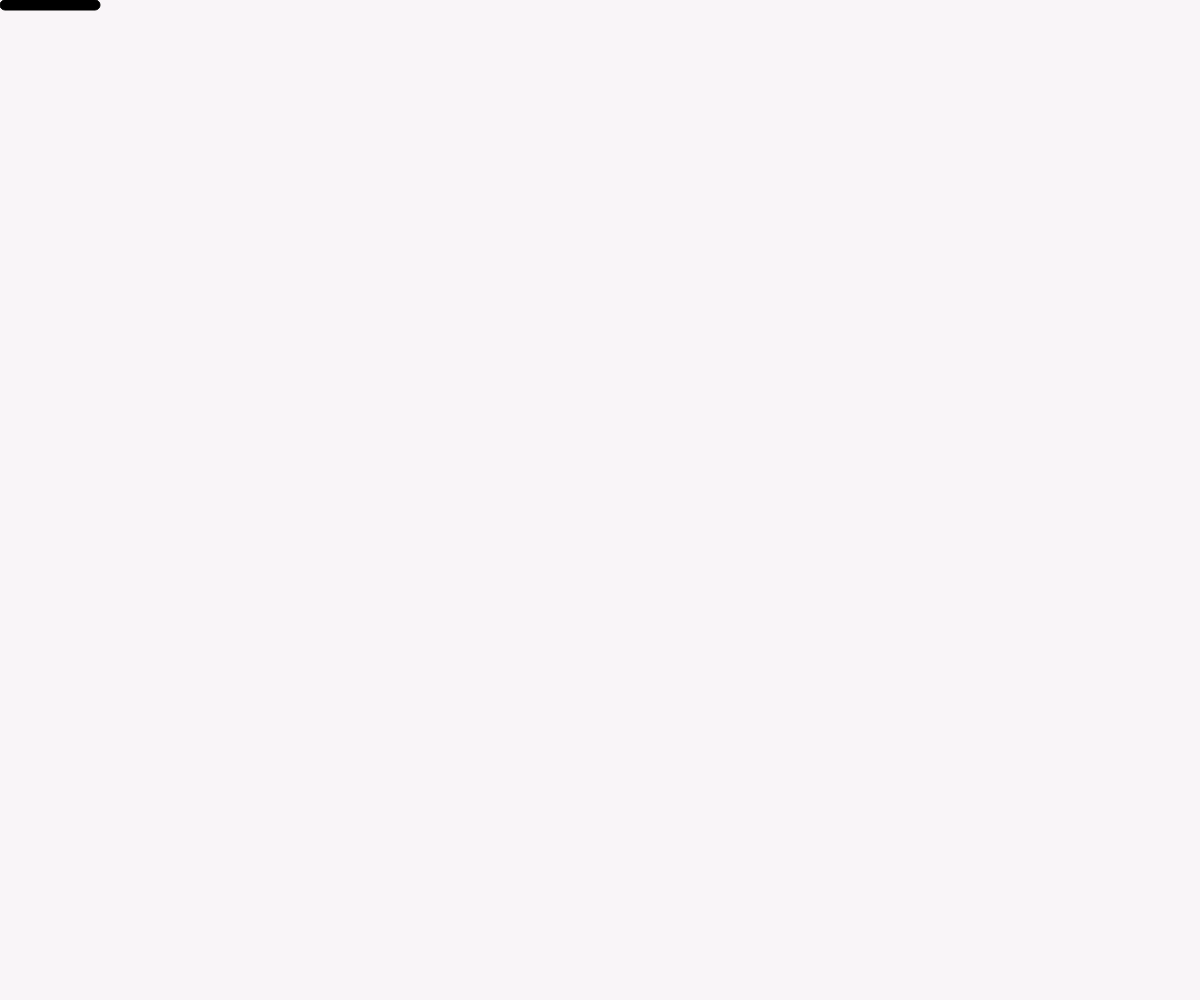
Frame 1 (no input)
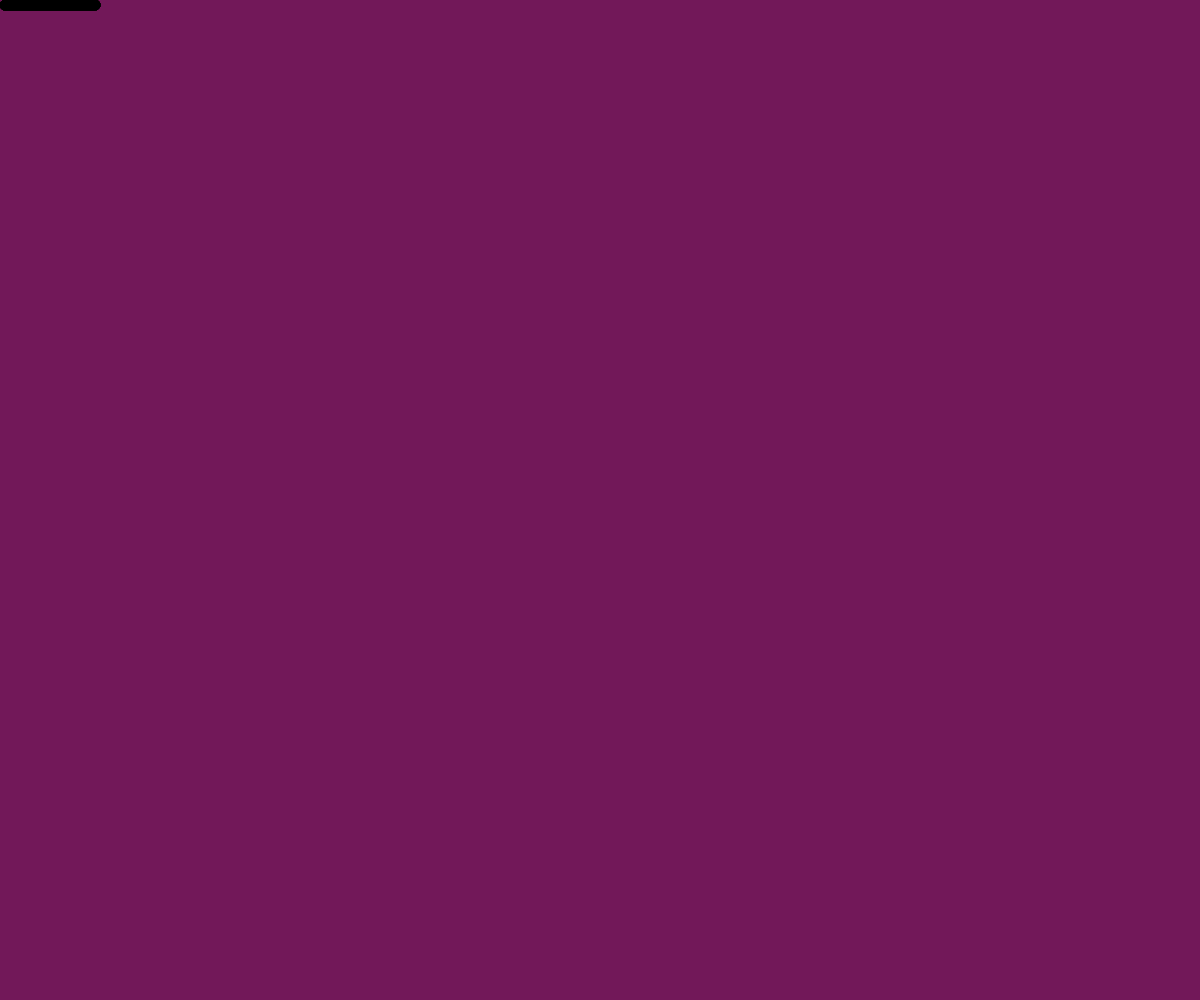
Frame 60 (no input)
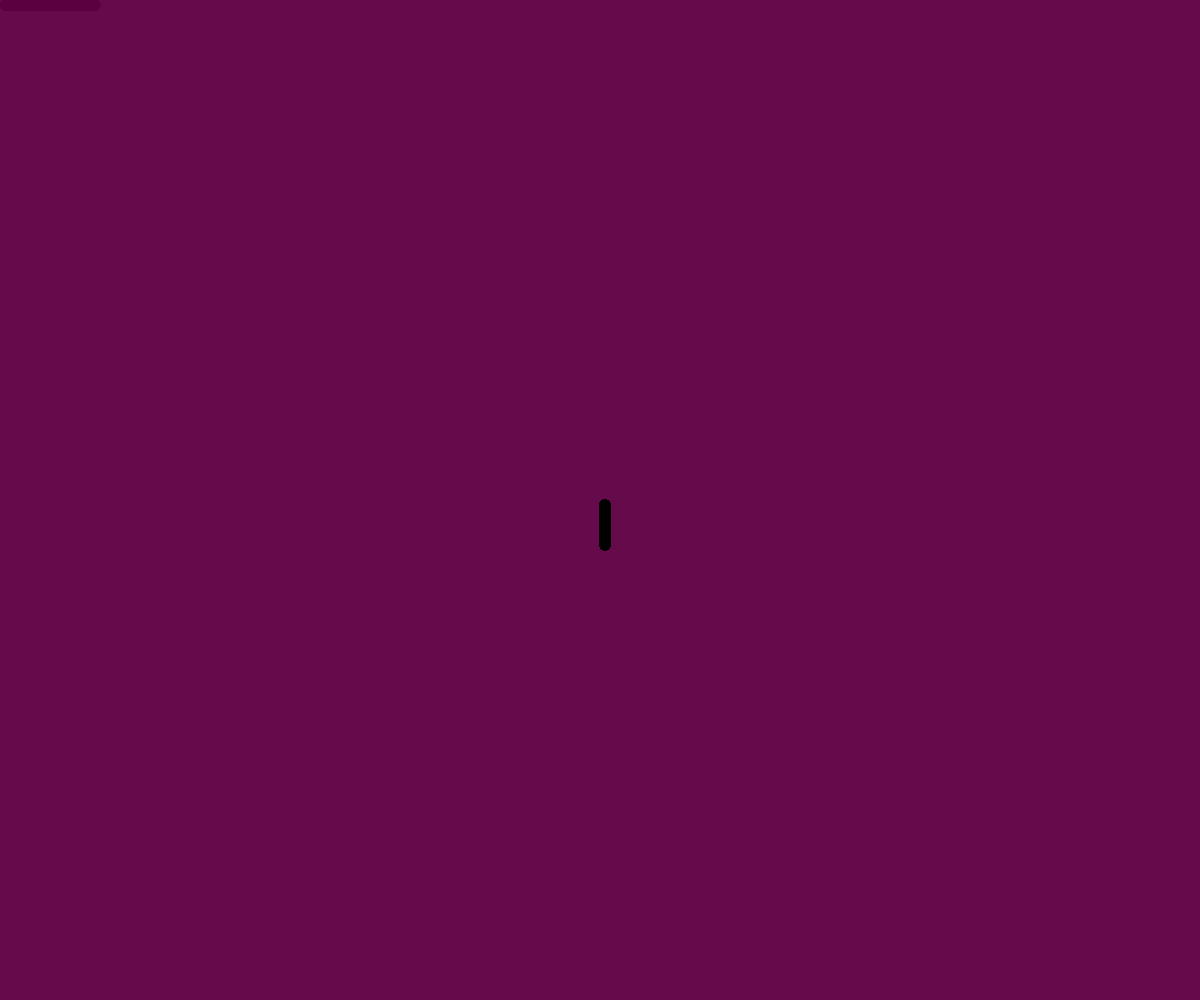
Frame 120 (the mouse pressed at the canvas centre since frame 60)

The p5.js sketch that drew these frames (run headless with seeded random() and noise() and a simulated clock; from frame 60 on, the mouse is pressed at the canvas centre):

// p5.js sketch
// ── sketch.js


function setup(){
    createCanvas (windowWidth,windowHeight)
}

function draw(){
    background(100, 0, 78, 10);

    fill('black')
     if(mouseX < 200){
        rect(mouseX,mouseY,100,10,23);
        }else{
            rect(mouseX, mouseY, 10,50,4);
        }
}
// ── script.js
var billy;

console.log(billy);

billy = 13;
billy = 'billy is great';
billy = 'billy said "hello"';

// keyword expression codeblock
if(true){
    console.log(billy);
}

if ( 15 > 15){
    console.log('is it true?');
}

billy = "silly";
if(billy){ // coercion change string to a boolean
    console.log('billy is silly');
}

if (billy === 'silly'){ // === testing for equal value and same type
    console.log('really silly');
}

// == testing for equal value but allows for coercion
// bill == true
// billy gets coerced into a boolean and the expression is true

// typeof operator precedes a variable name or literal value

console.log(typeof "asdbhasudasbhjid");
console.log(typeof billy);

if(typeof billy === "string"){
    billy = "avshdhjsd";
}else{
    billy = 42;
}

/////////////////
// for loop

for(var i = 0; i < 5; i++){
    console.log ('hello');
}

for(var i = 0; i < 10; i++){
    console.log(i);
}
console.log(i);
//////

// function decalration
function bob(){
    console.log('i am bob');
    return 'bob';
}

// function invokation
bob(); /// () function invokation operator

for(var i = 0; i < 1000; i ++){
    bob();
}


console.log( bob() );

function bailly (data){
    data = data + 100;
    return data;
}

var mydata = bailly(50);
console.log(mydata);
console.log ( typeof mydata);
